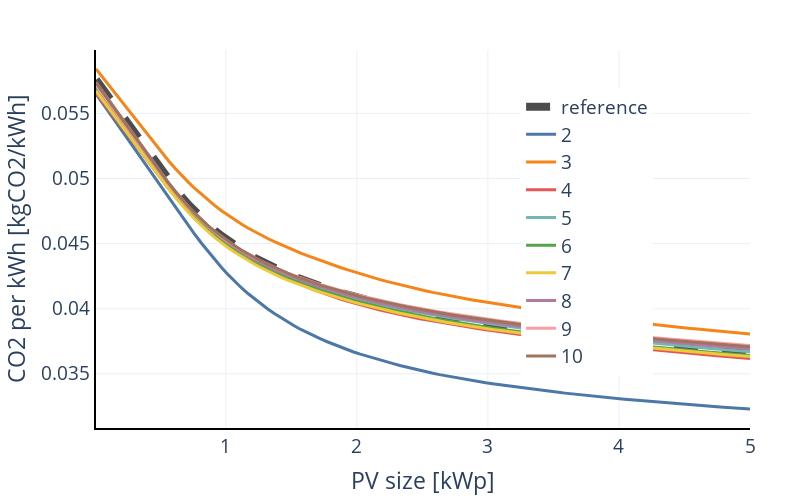

Write notebook code for a chart like this one.
### Code cell
_fig_self = px.line(reference)
_fig_self.update_traces(line_color="black", line_width=8, opacity=0.7, line_dash="dash")

graph = pd.DataFrame(index=pv_sizes, data=self_prod)
scores = []
for col in graph.columns:
    score = (graph[col] - reference.reference).abs().sum() * 100 / reference.reference.abs().sum()
    scores.append(score)
    # print(f"cluster {col} -> score={np.round(score, 3)}")
scores = pd.DataFrame(index=graph.columns, data=scores)

for trace in px.line(graph).data:
    _fig_self.add_trace(trace)
    _fig_self.data[-1].update(line_width=3)

_fig_self.update_layout(
    layout,
    height=500,
    width=800,
    yaxis_title="CO2 per kWh [kgCO2/kWh]",
    #yaxis_dtick=10,
    xaxis_title="PV size [kWp]",
    yaxis_showline=True, yaxis_linewidth=2, yaxis_linecolor='black',
    xaxis_showline=True, xaxis_linewidth=2, xaxis_linecolor='black',
    #yaxis_range=[0, 45],
    showlegend=True,
    legend={"x": 0.65, "y": 0.9},
    legend_title="")
_fig_self.show()
